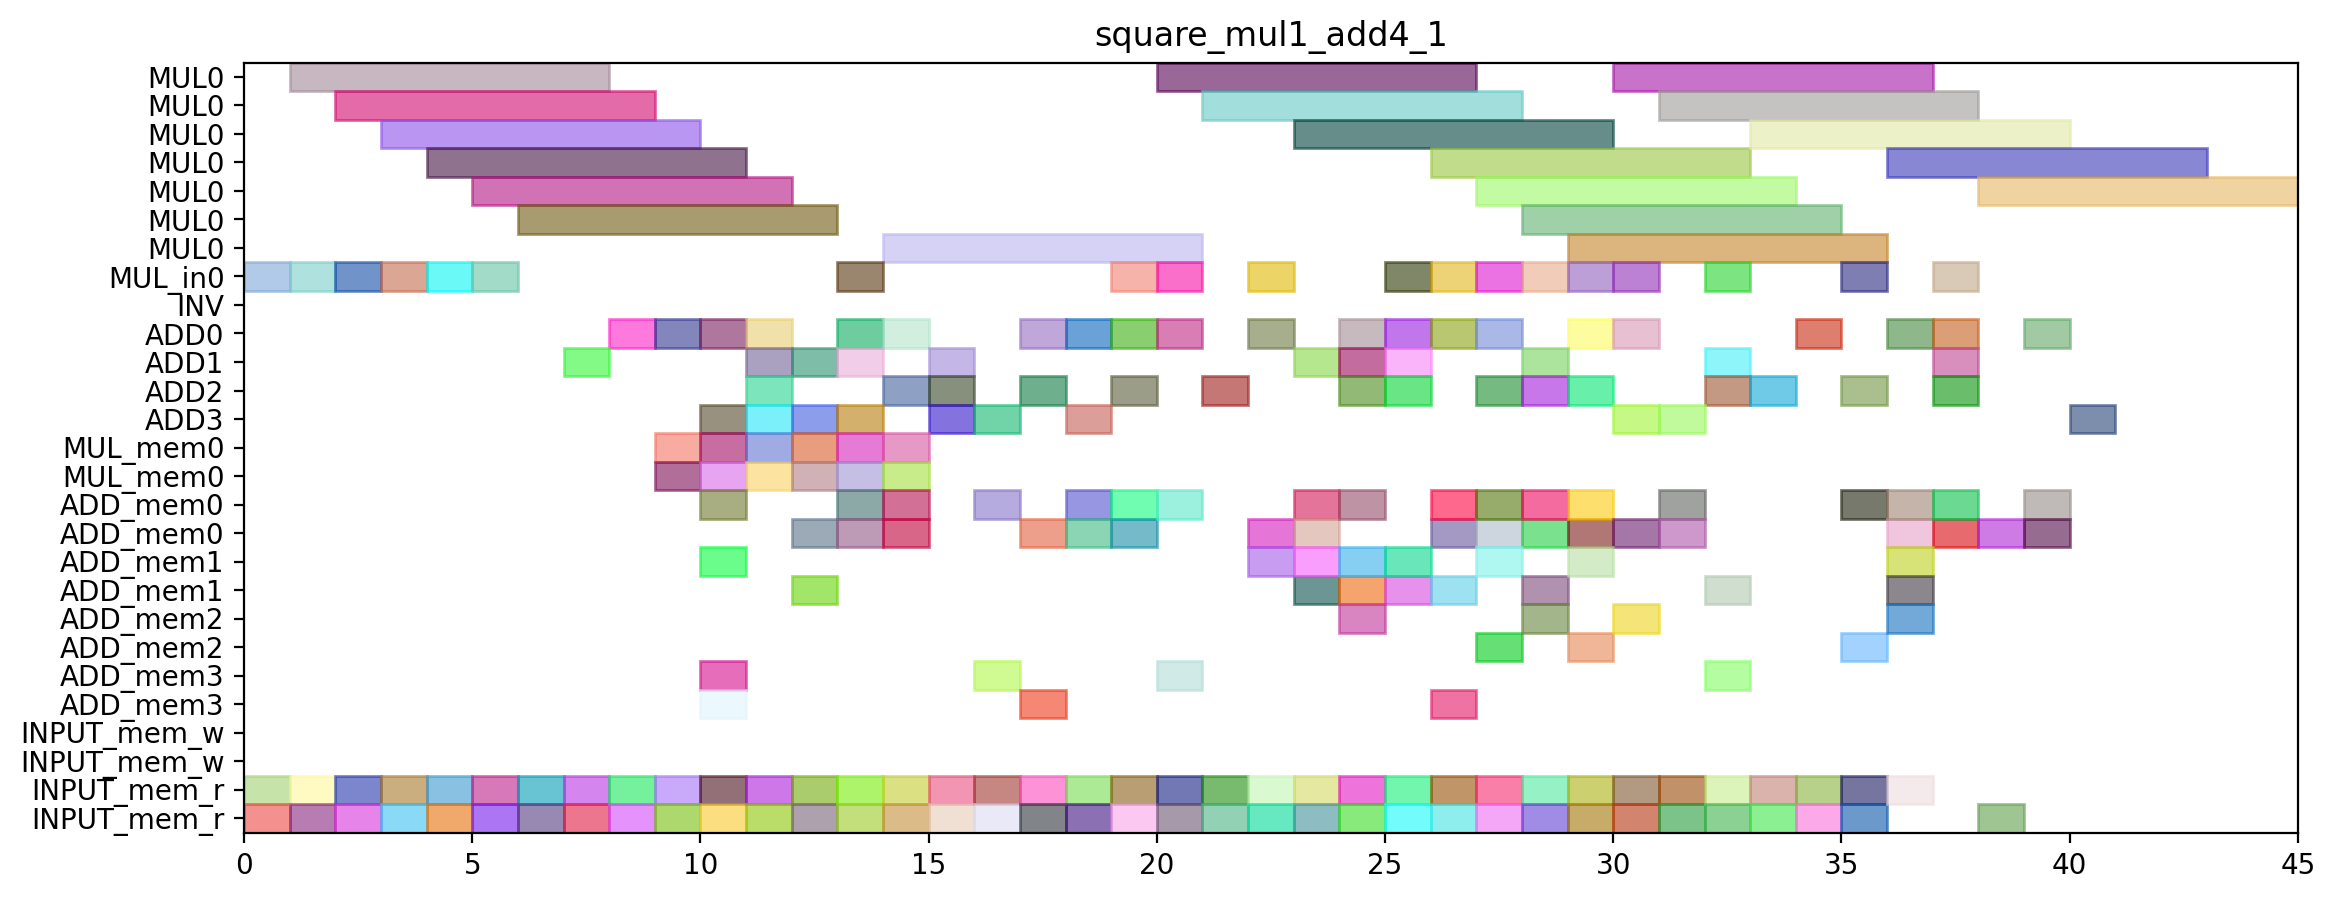

Write the Python code that produced this figure.
from pyschedule import Scenario, solvers, plotters, alt

def solve_square_mul1_add4_1(ConstStep, ExpStep):
	horizon = 127
	S=Scenario("square_mul1_add4_1",horizon = horizon)

	# resource
	MUL = S.Resources('MUL', num=1, size=7)
	MUL_in = S.Resources('MUL_in', num=1)
	INV = S.Resource('INV')
	ADD = S.Resources('ADD', num=4, periods=range(1, horizon))
	MUL_mem = S.Resources('MUL_mem', num=1, size=2)
	ADD_mem = S.Resources('ADD_mem', num=4, size=2)
	INPUT_mem_w = S.Resource('INPUT_mem_w', size=2)
	INPUT_mem_r = S.Resource('INPUT_mem_r', size=2)

	# result of previous scheduling
	T8_1T0_in = S.Task('T8_1T0_in', length=1, delay_cost=1)
	S += T8_1T0_in >= 0
	T8_1T0_in += MUL_in[0]

	T8_1T0_mem0 = S.Task('T8_1T0_mem0', length=1, delay_cost=1)
	S += T8_1T0_mem0 >= 0
	T8_1T0_mem0 += INPUT_mem_r

	T8_1T0_mem1 = S.Task('T8_1T0_mem1', length=1, delay_cost=1)
	S += T8_1T0_mem1 >= 0
	T8_1T0_mem1 += INPUT_mem_r

	T7_T1_in = S.Task('T7_T1_in', length=1, delay_cost=1)
	S += T7_T1_in >= 1
	T7_T1_in += MUL_in[0]

	T7_T1_mem0 = S.Task('T7_T1_mem0', length=1, delay_cost=1)
	S += T7_T1_mem0 >= 1
	T7_T1_mem0 += INPUT_mem_r

	T7_T1_mem1 = S.Task('T7_T1_mem1', length=1, delay_cost=1)
	S += T7_T1_mem1 >= 1
	T7_T1_mem1 += INPUT_mem_r

	T8_1T0 = S.Task('T8_1T0', length=7, delay_cost=1)
	S += T8_1T0 >= 1
	T8_1T0 += MUL[0]

	T7_T1 = S.Task('T7_T1', length=7, delay_cost=1)
	S += T7_T1 >= 2
	T7_T1 += MUL[0]

	T8_1T1_in = S.Task('T8_1T1_in', length=1, delay_cost=1)
	S += T8_1T1_in >= 2
	T8_1T1_in += MUL_in[0]

	T8_1T1_mem0 = S.Task('T8_1T1_mem0', length=1, delay_cost=1)
	S += T8_1T1_mem0 >= 2
	T8_1T1_mem0 += INPUT_mem_r

	T8_1T1_mem1 = S.Task('T8_1T1_mem1', length=1, delay_cost=1)
	S += T8_1T1_mem1 >= 2
	T8_1T1_mem1 += INPUT_mem_r

	T7_T0_in = S.Task('T7_T0_in', length=1, delay_cost=1)
	S += T7_T0_in >= 3
	T7_T0_in += MUL_in[0]

	T7_T0_mem0 = S.Task('T7_T0_mem0', length=1, delay_cost=1)
	S += T7_T0_mem0 >= 3
	T7_T0_mem0 += INPUT_mem_r

	T7_T0_mem1 = S.Task('T7_T0_mem1', length=1, delay_cost=1)
	S += T7_T0_mem1 >= 3
	T7_T0_mem1 += INPUT_mem_r

	T8_1T1 = S.Task('T8_1T1', length=7, delay_cost=1)
	S += T8_1T1 >= 3
	T8_1T1 += MUL[0]

	T6_T1_in = S.Task('T6_T1_in', length=1, delay_cost=1)
	S += T6_T1_in >= 4
	T6_T1_in += MUL_in[0]

	T6_T1_mem0 = S.Task('T6_T1_mem0', length=1, delay_cost=1)
	S += T6_T1_mem0 >= 4
	T6_T1_mem0 += INPUT_mem_r

	T6_T1_mem1 = S.Task('T6_T1_mem1', length=1, delay_cost=1)
	S += T6_T1_mem1 >= 4
	T6_T1_mem1 += INPUT_mem_r

	T7_T0 = S.Task('T7_T0', length=7, delay_cost=1)
	S += T7_T0 >= 4
	T7_T0 += MUL[0]

	T6_T0_in = S.Task('T6_T0_in', length=1, delay_cost=1)
	S += T6_T0_in >= 5
	T6_T0_in += MUL_in[0]

	T6_T0_mem0 = S.Task('T6_T0_mem0', length=1, delay_cost=1)
	S += T6_T0_mem0 >= 5
	T6_T0_mem0 += INPUT_mem_r

	T6_T0_mem1 = S.Task('T6_T0_mem1', length=1, delay_cost=1)
	S += T6_T0_mem1 >= 5
	T6_T0_mem1 += INPUT_mem_r

	T6_T1 = S.Task('T6_T1', length=7, delay_cost=1)
	S += T6_T1 >= 5
	T6_T1 += MUL[0]

	T41_mem0 = S.Task('T41_mem0', length=1, delay_cost=1)
	S += T41_mem0 >= 6
	T41_mem0 += INPUT_mem_r

	T41_mem1 = S.Task('T41_mem1', length=1, delay_cost=1)
	S += T41_mem1 >= 6
	T41_mem1 += INPUT_mem_r

	T6_T0 = S.Task('T6_T0', length=7, delay_cost=1)
	S += T6_T0 >= 6
	T6_T0 += MUL[0]

	T41 = S.Task('T41', length=1, delay_cost=1)
	S += T41 >= 7
	T41 += ADD[1]

	T50_mem0 = S.Task('T50_mem0', length=1, delay_cost=1)
	S += T50_mem0 >= 7
	T50_mem0 += INPUT_mem_r

	T50_mem1 = S.Task('T50_mem1', length=1, delay_cost=1)
	S += T50_mem1 >= 7
	T50_mem1 += INPUT_mem_r

	T21_mem0 = S.Task('T21_mem0', length=1, delay_cost=1)
	S += T21_mem0 >= 8
	T21_mem0 += INPUT_mem_r

	T21_mem1 = S.Task('T21_mem1', length=1, delay_cost=1)
	S += T21_mem1 >= 8
	T21_mem1 += INPUT_mem_r

	T50 = S.Task('T50', length=1, delay_cost=1)
	S += T50 >= 8
	T50 += ADD[0]

	T21 = S.Task('T21', length=1, delay_cost=1)
	S += T21 >= 9
	T21 += ADD[0]

	T40_mem0 = S.Task('T40_mem0', length=1, delay_cost=1)
	S += T40_mem0 >= 9
	T40_mem0 += INPUT_mem_r

	T40_mem1 = S.Task('T40_mem1', length=1, delay_cost=1)
	S += T40_mem1 >= 9
	T40_mem1 += INPUT_mem_r

	T40 = S.Task('T40', length=1, delay_cost=1)
	S += T40 >= 10
	T40 += ADD[3]

	T4_10_mem0 = S.Task('T4_10_mem0', length=1, delay_cost=1)
	S += T4_10_mem0 >= 10
	T4_10_mem0 += INPUT_mem_r

	T4_10_mem1 = S.Task('T4_10_mem1', length=1, delay_cost=1)
	S += T4_10_mem1 >= 10
	T4_10_mem1 += INPUT_mem_r

	T4_10 = S.Task('T4_10', length=1, delay_cost=1)
	S += T4_10 >= 11
	T4_10 += ADD[0]

	T4_11_mem0 = S.Task('T4_11_mem0', length=1, delay_cost=1)
	S += T4_11_mem0 >= 11
	T4_11_mem0 += INPUT_mem_r

	T4_11_mem1 = S.Task('T4_11_mem1', length=1, delay_cost=1)
	S += T4_11_mem1 >= 11
	T4_11_mem1 += INPUT_mem_r

	T20_mem0 = S.Task('T20_mem0', length=1, delay_cost=1)
	S += T20_mem0 >= 12
	T20_mem0 += INPUT_mem_r

	T20_mem1 = S.Task('T20_mem1', length=1, delay_cost=1)
	S += T20_mem1 >= 12
	T20_mem1 += INPUT_mem_r

	T4_11 = S.Task('T4_11', length=1, delay_cost=1)
	S += T4_11 >= 12
	T4_11 += ADD[1]

	T10_0_mem0 = S.Task('T10_0_mem0', length=1, delay_cost=1)
	S += T10_0_mem0 >= 13
	T10_0_mem0 += INPUT_mem_r

	T10_0_mem1 = S.Task('T10_0_mem1', length=1, delay_cost=1)
	S += T10_0_mem1 >= 13
	T10_0_mem1 += INPUT_mem_r

	T20 = S.Task('T20', length=1, delay_cost=1)
	S += T20 >= 13
	T20 += ADD[0]

	T10_0 = S.Task('T10_0', length=1, delay_cost=1)
	S += T10_0 >= 14
	T10_0 += ADD[0]

	T5_11_mem0 = S.Task('T5_11_mem0', length=1, delay_cost=1)
	S += T5_11_mem0 >= 14
	T5_11_mem0 += INPUT_mem_r

	T5_11_mem1 = S.Task('T5_11_mem1', length=1, delay_cost=1)
	S += T5_11_mem1 >= 14
	T5_11_mem1 += INPUT_mem_r

	T10_1_mem0 = S.Task('T10_1_mem0', length=1, delay_cost=1)
	S += T10_1_mem0 >= 15
	T10_1_mem0 += INPUT_mem_r

	T10_1_mem1 = S.Task('T10_1_mem1', length=1, delay_cost=1)
	S += T10_1_mem1 >= 15
	T10_1_mem1 += INPUT_mem_r

	T5_11 = S.Task('T5_11', length=1, delay_cost=1)
	S += T5_11 >= 15
	T5_11 += ADD[2]

	T10_1 = S.Task('T10_1', length=1, delay_cost=1)
	S += T10_1 >= 16
	T10_1 += ADD[3]

	T30_mem0 = S.Task('T30_mem0', length=1, delay_cost=1)
	S += T30_mem0 >= 16
	T30_mem0 += INPUT_mem_r

	T30_mem1 = S.Task('T30_mem1', length=1, delay_cost=1)
	S += T30_mem1 >= 16
	T30_mem1 += INPUT_mem_r

	T00_mem0 = S.Task('T00_mem0', length=1, delay_cost=1)
	S += T00_mem0 >= 17
	T00_mem0 += INPUT_mem_r

	T00_mem1 = S.Task('T00_mem1', length=1, delay_cost=1)
	S += T00_mem1 >= 17
	T00_mem1 += INPUT_mem_r

	T30 = S.Task('T30', length=1, delay_cost=1)
	S += T30 >= 17
	T30 += ADD[0]

	T00 = S.Task('T00', length=1, delay_cost=1)
	S += T00 >= 18
	T00 += ADD[0]

	T3_0_mem0 = S.Task('T3_0_mem0', length=1, delay_cost=1)
	S += T3_0_mem0 >= 18
	T3_0_mem0 += INPUT_mem_r

	T3_0_mem1 = S.Task('T3_0_mem1', length=1, delay_cost=1)
	S += T3_0_mem1 >= 18
	T3_0_mem1 += INPUT_mem_r

	T3_0 = S.Task('T3_0', length=1, delay_cost=1)
	S += T3_0 >= 19
	T3_0 += ADD[0]

	T9_31_mem0 = S.Task('T9_31_mem0', length=1, delay_cost=1)
	S += T9_31_mem0 >= 19
	T9_31_mem0 += INPUT_mem_r

	T9_31_mem1 = S.Task('T9_31_mem1', length=1, delay_cost=1)
	S += T9_31_mem1 >= 19
	T9_31_mem1 += INPUT_mem_r

	T8_1T3_mem0 = S.Task('T8_1T3_mem0', length=1, delay_cost=1)
	S += T8_1T3_mem0 >= 20
	T8_1T3_mem0 += INPUT_mem_r

	T8_1T3_mem1 = S.Task('T8_1T3_mem1', length=1, delay_cost=1)
	S += T8_1T3_mem1 >= 20
	T8_1T3_mem1 += INPUT_mem_r

	T9_31 = S.Task('T9_31', length=1, delay_cost=1)
	S += T9_31 >= 20
	T9_31 += ADD[0]

	T3_1_mem0 = S.Task('T3_1_mem0', length=1, delay_cost=1)
	S += T3_1_mem0 >= 21
	T3_1_mem0 += INPUT_mem_r

	T3_1_mem1 = S.Task('T3_1_mem1', length=1, delay_cost=1)
	S += T3_1_mem1 >= 21
	T3_1_mem1 += INPUT_mem_r

	T8_1T3 = S.Task('T8_1T3', length=1, delay_cost=1)
	S += T8_1T3 >= 21
	T8_1T3 += ADD[2]

	T31_mem0 = S.Task('T31_mem0', length=1, delay_cost=1)
	S += T31_mem0 >= 22
	T31_mem0 += INPUT_mem_r

	T31_mem1 = S.Task('T31_mem1', length=1, delay_cost=1)
	S += T31_mem1 >= 22
	T31_mem1 += INPUT_mem_r

	T3_1 = S.Task('T3_1', length=1, delay_cost=1)
	S += T3_1 >= 22
	T3_1 += ADD[0]

	T31 = S.Task('T31', length=1, delay_cost=1)
	S += T31 >= 23
	T31 += ADD[1]

	T5_10_mem0 = S.Task('T5_10_mem0', length=1, delay_cost=1)
	S += T5_10_mem0 >= 23
	T5_10_mem0 += INPUT_mem_r

	T5_10_mem1 = S.Task('T5_10_mem1', length=1, delay_cost=1)
	S += T5_10_mem1 >= 23
	T5_10_mem1 += INPUT_mem_r

	T11_mem0 = S.Task('T11_mem0', length=1, delay_cost=1)
	S += T11_mem0 >= 24
	T11_mem0 += INPUT_mem_r

	T11_mem1 = S.Task('T11_mem1', length=1, delay_cost=1)
	S += T11_mem1 >= 24
	T11_mem1 += INPUT_mem_r

	T5_10 = S.Task('T5_10', length=1, delay_cost=1)
	S += T5_10 >= 24
	T5_10 += ADD[1]

	T10_mem0 = S.Task('T10_mem0', length=1, delay_cost=1)
	S += T10_mem0 >= 25
	T10_mem0 += INPUT_mem_r

	T10_mem1 = S.Task('T10_mem1', length=1, delay_cost=1)
	S += T10_mem1 >= 25
	T10_mem1 += INPUT_mem_r

	T11 = S.Task('T11', length=1, delay_cost=1)
	S += T11 >= 25
	T11 += ADD[1]

	T10 = S.Task('T10', length=1, delay_cost=1)
	S += T10 >= 26
	T10 += ADD[0]

	T9_30_mem0 = S.Task('T9_30_mem0', length=1, delay_cost=1)
	S += T9_30_mem0 >= 26
	T9_30_mem0 += INPUT_mem_r

	T9_30_mem1 = S.Task('T9_30_mem1', length=1, delay_cost=1)
	S += T9_30_mem1 >= 26
	T9_30_mem1 += INPUT_mem_r

	T8_1T2_mem0 = S.Task('T8_1T2_mem0', length=1, delay_cost=1)
	S += T8_1T2_mem0 >= 27
	T8_1T2_mem0 += INPUT_mem_r

	T8_1T2_mem1 = S.Task('T8_1T2_mem1', length=1, delay_cost=1)
	S += T8_1T2_mem1 >= 27
	T8_1T2_mem1 += INPUT_mem_r

	T9_30 = S.Task('T9_30', length=1, delay_cost=1)
	S += T9_30 >= 27
	T9_30 += ADD[2]

	T4_20_mem0 = S.Task('T4_20_mem0', length=1, delay_cost=1)
	S += T4_20_mem0 >= 28
	T4_20_mem0 += INPUT_mem_r

	T4_20_mem1 = S.Task('T4_20_mem1', length=1, delay_cost=1)
	S += T4_20_mem1 >= 28
	T4_20_mem1 += INPUT_mem_r

	T8_1T2 = S.Task('T8_1T2', length=1, delay_cost=1)
	S += T8_1T2 >= 28
	T8_1T2 += ADD[1]

	T4_20 = S.Task('T4_20', length=1, delay_cost=1)
	S += T4_20 >= 29
	T4_20 += ADD[0]

	T4_21_mem0 = S.Task('T4_21_mem0', length=1, delay_cost=1)
	S += T4_21_mem0 >= 29
	T4_21_mem0 += INPUT_mem_r

	T4_21_mem1 = S.Task('T4_21_mem1', length=1, delay_cost=1)
	S += T4_21_mem1 >= 29
	T4_21_mem1 += INPUT_mem_r

	T4_21 = S.Task('T4_21', length=1, delay_cost=1)
	S += T4_21 >= 30
	T4_21 += ADD[0]

	T7_T3_mem0 = S.Task('T7_T3_mem0', length=1, delay_cost=1)
	S += T7_T3_mem0 >= 30
	T7_T3_mem0 += INPUT_mem_r

	T7_T3_mem1 = S.Task('T7_T3_mem1', length=1, delay_cost=1)
	S += T7_T3_mem1 >= 30
	T7_T3_mem1 += INPUT_mem_r

	T7_T2_mem0 = S.Task('T7_T2_mem0', length=1, delay_cost=1)
	S += T7_T2_mem0 >= 31
	T7_T2_mem0 += INPUT_mem_r

	T7_T2_mem1 = S.Task('T7_T2_mem1', length=1, delay_cost=1)
	S += T7_T2_mem1 >= 31
	T7_T2_mem1 += INPUT_mem_r

	T7_T3 = S.Task('T7_T3', length=1, delay_cost=1)
	S += T7_T3 >= 31
	T7_T3 += ADD[3]

	T01_mem0 = S.Task('T01_mem0', length=1, delay_cost=1)
	S += T01_mem0 >= 32
	T01_mem0 += INPUT_mem_r

	T01_mem1 = S.Task('T01_mem1', length=1, delay_cost=1)
	S += T01_mem1 >= 32
	T01_mem1 += INPUT_mem_r

	T7_T2 = S.Task('T7_T2', length=1, delay_cost=1)
	S += T7_T2 >= 32
	T7_T2 += ADD[1]

	T01 = S.Task('T01', length=1, delay_cost=1)
	S += T01 >= 33
	T01 += ADD[2]

	T6_T3_mem0 = S.Task('T6_T3_mem0', length=1, delay_cost=1)
	S += T6_T3_mem0 >= 33
	T6_T3_mem0 += INPUT_mem_r

	T6_T3_mem1 = S.Task('T6_T3_mem1', length=1, delay_cost=1)
	S += T6_T3_mem1 >= 33
	T6_T3_mem1 += INPUT_mem_r

	T6_T2_mem0 = S.Task('T6_T2_mem0', length=1, delay_cost=1)
	S += T6_T2_mem0 >= 34
	T6_T2_mem0 += INPUT_mem_r

	T6_T2_mem1 = S.Task('T6_T2_mem1', length=1, delay_cost=1)
	S += T6_T2_mem1 >= 34
	T6_T2_mem1 += INPUT_mem_r

	T6_T3 = S.Task('T6_T3', length=1, delay_cost=1)
	S += T6_T3 >= 34
	T6_T3 += ADD[0]

	T51_mem0 = S.Task('T51_mem0', length=1, delay_cost=1)
	S += T51_mem0 >= 35
	T51_mem0 += INPUT_mem_r

	T51_mem1 = S.Task('T51_mem1', length=1, delay_cost=1)
	S += T51_mem1 >= 35
	T51_mem1 += INPUT_mem_r

	T6_T2 = S.Task('T6_T2', length=1, delay_cost=1)
	S += T6_T2 >= 35
	T6_T2 += ADD[2]

	T51 = S.Task('T51', length=1, delay_cost=1)
	S += T51 >= 36
	T51 += ADD[0]


	# new tasks
	T0_0 = S.Task('T0_0', length=1, delay_cost=1)
	T0_0 += alt(ADD)

	T0_0_mem0 = S.Task('T0_0_mem0', length=1, delay_cost=1)
	T0_0_mem0 += INPUT_mem_r
	S += T0_0_mem0<=T0_0

	T0_0_mem1 = S.Task('T0_0_mem1', length=1, delay_cost=1)
	T0_0_mem1 += ADD_mem[0]
	S += 18<T0_0_mem1
	S += T0_0_mem1<=T0_0

	T0_1 = S.Task('T0_1', length=1, delay_cost=1)
	T0_1 += alt(ADD)

	T0_1_mem0 = S.Task('T0_1_mem0', length=1, delay_cost=1)
	T0_1_mem0 += INPUT_mem_r
	S += T0_1_mem0<=T0_1

	T0_1_mem1 = S.Task('T0_1_mem1', length=1, delay_cost=1)
	T0_1_mem1 += ADD_mem[2]
	S += 33<T0_1_mem1
	S += T0_1_mem1<=T0_1

	T6T3 = S.Task('T6T3', length=1, delay_cost=1)
	T6T3 += alt(ADD)

	T6T3_mem0 = S.Task('T6T3_mem0', length=1, delay_cost=1)
	T6T3_mem0 += ADD_mem[0]
	S += 17<T6T3_mem0
	S += T6T3_mem0<=T6T3

	T6T3_mem1 = S.Task('T6T3_mem1', length=1, delay_cost=1)
	T6T3_mem1 += ADD_mem[1]
	S += 23<T6T3_mem1
	S += T6T3_mem1<=T6T3

	T7T0_in = S.Task('T7T0_in', length=1, delay_cost=1)
	T7T0_in += alt(MUL_in)
	T7T0 = S.Task('T7T0', length=7, delay_cost=1)
	T7T0 += alt(MUL)
	S+=T7T0>=T7T0_in

	T7T0_mem0 = S.Task('T7T0_mem0', length=1, delay_cost=1)
	T7T0_mem0 += ADD_mem[0]
	S += 26<T7T0_mem0
	S += T7T0_mem0<=T7T0

	T7T0_mem1 = S.Task('T7T0_mem1', length=1, delay_cost=1)
	T7T0_mem1 += ADD_mem[3]
	S += 10<T7T0_mem1
	S += T7T0_mem1<=T7T0

	T7T1_in = S.Task('T7T1_in', length=1, delay_cost=1)
	T7T1_in += alt(MUL_in)
	T7T1 = S.Task('T7T1', length=7, delay_cost=1)
	T7T1 += alt(MUL)
	S+=T7T1>=T7T1_in

	T7T1_mem0 = S.Task('T7T1_mem0', length=1, delay_cost=1)
	T7T1_mem0 += ADD_mem[1]
	S += 25<T7T1_mem0
	S += T7T1_mem0<=T7T1

	T7T1_mem1 = S.Task('T7T1_mem1', length=1, delay_cost=1)
	T7T1_mem1 += ADD_mem[1]
	S += 7<T7T1_mem1
	S += T7T1_mem1<=T7T1

	T7T2 = S.Task('T7T2', length=1, delay_cost=1)
	T7T2 += alt(ADD)

	T7T2_mem0 = S.Task('T7T2_mem0', length=1, delay_cost=1)
	T7T2_mem0 += ADD_mem[0]
	S += 26<T7T2_mem0
	S += T7T2_mem0<=T7T2

	T7T2_mem1 = S.Task('T7T2_mem1', length=1, delay_cost=1)
	T7T2_mem1 += ADD_mem[1]
	S += 25<T7T2_mem1
	S += T7T2_mem1<=T7T2

	T7T3 = S.Task('T7T3', length=1, delay_cost=1)
	T7T3 += alt(ADD)

	T7T3_mem0 = S.Task('T7T3_mem0', length=1, delay_cost=1)
	T7T3_mem0 += ADD_mem[3]
	S += 10<T7T3_mem0
	S += T7T3_mem0<=T7T3

	T7T3_mem1 = S.Task('T7T3_mem1', length=1, delay_cost=1)
	T7T3_mem1 += ADD_mem[1]
	S += 7<T7T3_mem1
	S += T7T3_mem1<=T7T3

	T8T0_in = S.Task('T8T0_in', length=1, delay_cost=1)
	T8T0_in += alt(MUL_in)
	T8T0 = S.Task('T8T0', length=7, delay_cost=1)
	T8T0 += alt(MUL)
	S+=T8T0>=T8T0_in

	T8T0_mem0 = S.Task('T8T0_mem0', length=1, delay_cost=1)
	T8T0_mem0 += ADD_mem[0]
	S += 13<T8T0_mem0
	S += T8T0_mem0<=T8T0

	T8T0_mem1 = S.Task('T8T0_mem1', length=1, delay_cost=1)
	T8T0_mem1 += ADD_mem[0]
	S += 8<T8T0_mem1
	S += T8T0_mem1<=T8T0

	T8T1_in = S.Task('T8T1_in', length=1, delay_cost=1)
	T8T1_in += alt(MUL_in)
	T8T1 = S.Task('T8T1', length=7, delay_cost=1)
	T8T1 += alt(MUL)
	S+=T8T1>=T8T1_in

	T8T1_mem0 = S.Task('T8T1_mem0', length=1, delay_cost=1)
	T8T1_mem0 += ADD_mem[0]
	S += 9<T8T1_mem0
	S += T8T1_mem0<=T8T1

	T8T1_mem1 = S.Task('T8T1_mem1', length=1, delay_cost=1)
	T8T1_mem1 += ADD_mem[0]
	S += 36<T8T1_mem1
	S += T8T1_mem1<=T8T1

	T8T2 = S.Task('T8T2', length=1, delay_cost=1)
	T8T2 += alt(ADD)

	T8T2_mem0 = S.Task('T8T2_mem0', length=1, delay_cost=1)
	T8T2_mem0 += ADD_mem[0]
	S += 13<T8T2_mem0
	S += T8T2_mem0<=T8T2

	T8T2_mem1 = S.Task('T8T2_mem1', length=1, delay_cost=1)
	T8T2_mem1 += ADD_mem[0]
	S += 9<T8T2_mem1
	S += T8T2_mem1<=T8T2

	T8T3 = S.Task('T8T3', length=1, delay_cost=1)
	T8T3 += alt(ADD)

	T8T3_mem0 = S.Task('T8T3_mem0', length=1, delay_cost=1)
	T8T3_mem0 += ADD_mem[0]
	S += 8<T8T3_mem0
	S += T8T3_mem0<=T8T3

	T8T3_mem1 = S.Task('T8T3_mem1', length=1, delay_cost=1)
	T8T3_mem1 += ADD_mem[0]
	S += 36<T8T3_mem1
	S += T8T3_mem1<=T8T3

	T100 = S.Task('T100', length=1, delay_cost=1)
	T100 += alt(ADD)

	T100_mem0 = S.Task('T100_mem0', length=1, delay_cost=1)
	T100_mem0 += ADD_mem[0]
	S += 17<T100_mem0
	S += T100_mem0<=T100

	T100_mem1 = S.Task('T100_mem1', length=1, delay_cost=1)
	T100_mem1 += ADD_mem[3]
	S += 10<T100_mem1
	S += T100_mem1<=T100

	T101 = S.Task('T101', length=1, delay_cost=1)
	T101 += alt(ADD)

	T101_mem0 = S.Task('T101_mem0', length=1, delay_cost=1)
	T101_mem0 += ADD_mem[1]
	S += 23<T101_mem0
	S += T101_mem0<=T101

	T101_mem1 = S.Task('T101_mem1', length=1, delay_cost=1)
	T101_mem1 += ADD_mem[1]
	S += 7<T101_mem1
	S += T101_mem1<=T101

	T1_0 = S.Task('T1_0', length=1, delay_cost=1)
	T1_0 += alt(ADD)

	T1_0_mem0 = S.Task('T1_0_mem0', length=1, delay_cost=1)
	T1_0_mem0 += ADD_mem[0]
	S += 26<T1_0_mem0
	S += T1_0_mem0<=T1_0

	T1_0_mem1 = S.Task('T1_0_mem1', length=1, delay_cost=1)
	T1_0_mem1 += ADD_mem[0]
	S += 13<T1_0_mem1
	S += T1_0_mem1<=T1_0

	T1_1 = S.Task('T1_1', length=1, delay_cost=1)
	T1_1 += alt(ADD)

	T1_1_mem0 = S.Task('T1_1_mem0', length=1, delay_cost=1)
	T1_1_mem0 += ADD_mem[1]
	S += 25<T1_1_mem0
	S += T1_1_mem0<=T1_1

	T1_1_mem1 = S.Task('T1_1_mem1', length=1, delay_cost=1)
	T1_1_mem1 += ADD_mem[0]
	S += 9<T1_1_mem1
	S += T1_1_mem1<=T1_1

	T4_0 = S.Task('T4_0', length=1, delay_cost=1)
	T4_0 += alt(ADD)

	T4_0_mem0 = S.Task('T4_0_mem0', length=1, delay_cost=1)
	T4_0_mem0 += ADD_mem[3]
	S += 10<T4_0_mem0
	S += T4_0_mem0<=T4_0

	T4_0_mem1 = S.Task('T4_0_mem1', length=1, delay_cost=1)
	T4_0_mem1 += ADD_mem[0]
	S += 8<T4_0_mem1
	S += T4_0_mem1<=T4_0

	T4_1 = S.Task('T4_1', length=1, delay_cost=1)
	T4_1 += alt(ADD)

	T4_1_mem0 = S.Task('T4_1_mem0', length=1, delay_cost=1)
	T4_1_mem0 += ADD_mem[1]
	S += 7<T4_1_mem0
	S += T4_1_mem0<=T4_1

	T4_1_mem1 = S.Task('T4_1_mem1', length=1, delay_cost=1)
	T4_1_mem1 += ADD_mem[0]
	S += 36<T4_1_mem1
	S += T4_1_mem1<=T4_1

	T5_0 = S.Task('T5_0', length=1, delay_cost=1)
	T5_0 += alt(ADD)

	T5_0_mem0 = S.Task('T5_0_mem0', length=1, delay_cost=1)
	T5_0_mem0 += ADD_mem[0]
	S += 17<T5_0_mem0
	S += T5_0_mem0<=T5_0

	T5_0_mem1 = S.Task('T5_0_mem1', length=1, delay_cost=1)
	T5_0_mem1 += ADD_mem[0]
	S += 8<T5_0_mem1
	S += T5_0_mem1<=T5_0

	T5_1 = S.Task('T5_1', length=1, delay_cost=1)
	T5_1 += alt(ADD)

	T5_1_mem0 = S.Task('T5_1_mem0', length=1, delay_cost=1)
	T5_1_mem0 += ADD_mem[1]
	S += 23<T5_1_mem0
	S += T5_1_mem0<=T5_1

	T5_1_mem1 = S.Task('T5_1_mem1', length=1, delay_cost=1)
	T5_1_mem1 += ADD_mem[0]
	S += 36<T5_1_mem1
	S += T5_1_mem1<=T5_1

	T6_T4_in = S.Task('T6_T4_in', length=1, delay_cost=1)
	T6_T4_in += alt(MUL_in)
	T6_T4 = S.Task('T6_T4', length=7, delay_cost=1)
	T6_T4 += alt(MUL)
	S+=T6_T4>=T6_T4_in

	T6_T4_mem0 = S.Task('T6_T4_mem0', length=1, delay_cost=1)
	T6_T4_mem0 += ADD_mem[2]
	S += 35<T6_T4_mem0
	S += T6_T4_mem0<=T6_T4

	T6_T4_mem1 = S.Task('T6_T4_mem1', length=1, delay_cost=1)
	T6_T4_mem1 += ADD_mem[0]
	S += 34<T6_T4_mem1
	S += T6_T4_mem1<=T6_T4

	T6_T5 = S.Task('T6_T5', length=1, delay_cost=1)
	T6_T5 += alt(ADD)

	T6_T5_mem0 = S.Task('T6_T5_mem0', length=1, delay_cost=1)
	T6_T5_mem0 += MUL_mem[0]
	S += 12<T6_T5_mem0
	S += T6_T5_mem0<=T6_T5

	T6_T5_mem1 = S.Task('T6_T5_mem1', length=1, delay_cost=1)
	T6_T5_mem1 += MUL_mem[0]
	S += 11<T6_T5_mem1
	S += T6_T5_mem1<=T6_T5

	T6_0 = S.Task('T6_0', length=1, delay_cost=1)
	T6_0 += alt(ADD)

	T6_0_mem0 = S.Task('T6_0_mem0', length=1, delay_cost=1)
	T6_0_mem0 += MUL_mem[0]
	S += 12<T6_0_mem0
	S += T6_0_mem0<=T6_0

	T6_0_mem1 = S.Task('T6_0_mem1', length=1, delay_cost=1)
	T6_0_mem1 += MUL_mem[0]
	S += 11<T6_0_mem1
	S += T6_0_mem1<=T6_0

	T7_T4_in = S.Task('T7_T4_in', length=1, delay_cost=1)
	T7_T4_in += alt(MUL_in)
	T7_T4 = S.Task('T7_T4', length=7, delay_cost=1)
	T7_T4 += alt(MUL)
	S+=T7_T4>=T7_T4_in

	T7_T4_mem0 = S.Task('T7_T4_mem0', length=1, delay_cost=1)
	T7_T4_mem0 += ADD_mem[1]
	S += 32<T7_T4_mem0
	S += T7_T4_mem0<=T7_T4

	T7_T4_mem1 = S.Task('T7_T4_mem1', length=1, delay_cost=1)
	T7_T4_mem1 += ADD_mem[3]
	S += 31<T7_T4_mem1
	S += T7_T4_mem1<=T7_T4

	T7_T5 = S.Task('T7_T5', length=1, delay_cost=1)
	T7_T5 += alt(ADD)

	T7_T5_mem0 = S.Task('T7_T5_mem0', length=1, delay_cost=1)
	T7_T5_mem0 += MUL_mem[0]
	S += 10<T7_T5_mem0
	S += T7_T5_mem0<=T7_T5

	T7_T5_mem1 = S.Task('T7_T5_mem1', length=1, delay_cost=1)
	T7_T5_mem1 += MUL_mem[0]
	S += 8<T7_T5_mem1
	S += T7_T5_mem1<=T7_T5

	T7_0 = S.Task('T7_0', length=1, delay_cost=1)
	T7_0 += alt(ADD)

	T7_0_mem0 = S.Task('T7_0_mem0', length=1, delay_cost=1)
	T7_0_mem0 += MUL_mem[0]
	S += 10<T7_0_mem0
	S += T7_0_mem0<=T7_0

	T7_0_mem1 = S.Task('T7_0_mem1', length=1, delay_cost=1)
	T7_0_mem1 += MUL_mem[0]
	S += 8<T7_0_mem1
	S += T7_0_mem1<=T7_0

	T8_1T4_in = S.Task('T8_1T4_in', length=1, delay_cost=1)
	T8_1T4_in += alt(MUL_in)
	T8_1T4 = S.Task('T8_1T4', length=7, delay_cost=1)
	T8_1T4 += alt(MUL)
	S+=T8_1T4>=T8_1T4_in

	T8_1T4_mem0 = S.Task('T8_1T4_mem0', length=1, delay_cost=1)
	T8_1T4_mem0 += ADD_mem[1]
	S += 28<T8_1T4_mem0
	S += T8_1T4_mem0<=T8_1T4

	T8_1T4_mem1 = S.Task('T8_1T4_mem1', length=1, delay_cost=1)
	T8_1T4_mem1 += ADD_mem[2]
	S += 21<T8_1T4_mem1
	S += T8_1T4_mem1<=T8_1T4

	T8_1T5 = S.Task('T8_1T5', length=1, delay_cost=1)
	T8_1T5 += alt(ADD)

	T8_1T5_mem0 = S.Task('T8_1T5_mem0', length=1, delay_cost=1)
	T8_1T5_mem0 += MUL_mem[0]
	S += 7<T8_1T5_mem0
	S += T8_1T5_mem0<=T8_1T5

	T8_1T5_mem1 = S.Task('T8_1T5_mem1', length=1, delay_cost=1)
	T8_1T5_mem1 += MUL_mem[0]
	S += 9<T8_1T5_mem1
	S += T8_1T5_mem1<=T8_1T5

	T8_10 = S.Task('T8_10', length=1, delay_cost=1)
	T8_10 += alt(ADD)

	T8_10_mem0 = S.Task('T8_10_mem0', length=1, delay_cost=1)
	T8_10_mem0 += MUL_mem[0]
	S += 7<T8_10_mem0
	S += T8_10_mem0<=T8_10

	T8_10_mem1 = S.Task('T8_10_mem1', length=1, delay_cost=1)
	T8_10_mem1 += MUL_mem[0]
	S += 9<T8_10_mem1
	S += T8_10_mem1<=T8_10

	T9_4T0_in = S.Task('T9_4T0_in', length=1, delay_cost=1)
	T9_4T0_in += alt(MUL_in)
	T9_4T0 = S.Task('T9_4T0', length=7, delay_cost=1)
	T9_4T0 += alt(MUL)
	S+=T9_4T0>=T9_4T0_in

	T9_4T0_mem0 = S.Task('T9_4T0_mem0', length=1, delay_cost=1)
	T9_4T0_mem0 += ADD_mem[2]
	S += 27<T9_4T0_mem0
	S += T9_4T0_mem0<=T9_4T0

	T9_4T0_mem1 = S.Task('T9_4T0_mem1', length=1, delay_cost=1)
	T9_4T0_mem1 += ADD_mem[0]
	S += 14<T9_4T0_mem1
	S += T9_4T0_mem1<=T9_4T0

	T9_4T1_in = S.Task('T9_4T1_in', length=1, delay_cost=1)
	T9_4T1_in += alt(MUL_in)
	T9_4T1 = S.Task('T9_4T1', length=7, delay_cost=1)
	T9_4T1 += alt(MUL)
	S+=T9_4T1>=T9_4T1_in

	T9_4T1_mem0 = S.Task('T9_4T1_mem0', length=1, delay_cost=1)
	T9_4T1_mem0 += ADD_mem[0]
	S += 20<T9_4T1_mem0
	S += T9_4T1_mem0<=T9_4T1

	T9_4T1_mem1 = S.Task('T9_4T1_mem1', length=1, delay_cost=1)
	T9_4T1_mem1 += ADD_mem[3]
	S += 16<T9_4T1_mem1
	S += T9_4T1_mem1<=T9_4T1

	T9_4T2 = S.Task('T9_4T2', length=1, delay_cost=1)
	T9_4T2 += alt(ADD)

	T9_4T2_mem0 = S.Task('T9_4T2_mem0', length=1, delay_cost=1)
	T9_4T2_mem0 += ADD_mem[2]
	S += 27<T9_4T2_mem0
	S += T9_4T2_mem0<=T9_4T2

	T9_4T2_mem1 = S.Task('T9_4T2_mem1', length=1, delay_cost=1)
	T9_4T2_mem1 += ADD_mem[0]
	S += 20<T9_4T2_mem1
	S += T9_4T2_mem1<=T9_4T2

	T9_4T3 = S.Task('T9_4T3', length=1, delay_cost=1)
	T9_4T3 += alt(ADD)

	T9_4T3_mem0 = S.Task('T9_4T3_mem0', length=1, delay_cost=1)
	T9_4T3_mem0 += ADD_mem[0]
	S += 14<T9_4T3_mem0
	S += T9_4T3_mem0<=T9_4T3

	T9_4T3_mem1 = S.Task('T9_4T3_mem1', length=1, delay_cost=1)
	T9_4T3_mem1 += ADD_mem[3]
	S += 16<T9_4T3_mem1
	S += T9_4T3_mem1<=T9_4T3

	T3_1T0_in = S.Task('T3_1T0_in', length=1, delay_cost=1)
	T3_1T0_in += alt(MUL_in)
	T3_1T0 = S.Task('T3_1T0', length=7, delay_cost=1)
	T3_1T0 += alt(MUL)
	S+=T3_1T0>=T3_1T0_in

	T3_1T0_mem0 = S.Task('T3_1T0_mem0', length=1, delay_cost=1)
	T3_1T0_mem0 += ADD_mem[0]
	S += 19<T3_1T0_mem0
	S += T3_1T0_mem0<=T3_1T0

	T3_1T0_mem1 = S.Task('T3_1T0_mem1', length=1, delay_cost=1)
	T3_1T0_mem1 += ADD_mem[0]
	S += 11<T3_1T0_mem1
	S += T3_1T0_mem1<=T3_1T0

	T3_1T1_in = S.Task('T3_1T1_in', length=1, delay_cost=1)
	T3_1T1_in += alt(MUL_in)
	T3_1T1 = S.Task('T3_1T1', length=7, delay_cost=1)
	T3_1T1 += alt(MUL)
	S+=T3_1T1>=T3_1T1_in

	T3_1T1_mem0 = S.Task('T3_1T1_mem0', length=1, delay_cost=1)
	T3_1T1_mem0 += ADD_mem[0]
	S += 22<T3_1T1_mem0
	S += T3_1T1_mem0<=T3_1T1

	T3_1T1_mem1 = S.Task('T3_1T1_mem1', length=1, delay_cost=1)
	T3_1T1_mem1 += ADD_mem[1]
	S += 12<T3_1T1_mem1
	S += T3_1T1_mem1<=T3_1T1

	T3_1T2 = S.Task('T3_1T2', length=1, delay_cost=1)
	T3_1T2 += alt(ADD)

	T3_1T2_mem0 = S.Task('T3_1T2_mem0', length=1, delay_cost=1)
	T3_1T2_mem0 += ADD_mem[0]
	S += 19<T3_1T2_mem0
	S += T3_1T2_mem0<=T3_1T2

	T3_1T2_mem1 = S.Task('T3_1T2_mem1', length=1, delay_cost=1)
	T3_1T2_mem1 += ADD_mem[0]
	S += 22<T3_1T2_mem1
	S += T3_1T2_mem1<=T3_1T2

	T3_1T3 = S.Task('T3_1T3', length=1, delay_cost=1)
	T3_1T3 += alt(ADD)

	T3_1T3_mem0 = S.Task('T3_1T3_mem0', length=1, delay_cost=1)
	T3_1T3_mem0 += ADD_mem[0]
	S += 11<T3_1T3_mem0
	S += T3_1T3_mem0<=T3_1T3

	T3_1T3_mem1 = S.Task('T3_1T3_mem1', length=1, delay_cost=1)
	T3_1T3_mem1 += ADD_mem[1]
	S += 12<T3_1T3_mem1
	S += T3_1T3_mem1<=T3_1T3

	T4_3T0_in = S.Task('T4_3T0_in', length=1, delay_cost=1)
	T4_3T0_in += alt(MUL_in)
	T4_3T0 = S.Task('T4_3T0', length=7, delay_cost=1)
	T4_3T0 += alt(MUL)
	S+=T4_3T0>=T4_3T0_in

	T4_3T0_mem0 = S.Task('T4_3T0_mem0', length=1, delay_cost=1)
	T4_3T0_mem0 += ADD_mem[0]
	S += 29<T4_3T0_mem0
	S += T4_3T0_mem0<=T4_3T0

	T4_3T0_mem1 = S.Task('T4_3T0_mem1', length=1, delay_cost=1)
	T4_3T0_mem1 += ADD_mem[1]
	S += 24<T4_3T0_mem1
	S += T4_3T0_mem1<=T4_3T0

	T4_3T1_in = S.Task('T4_3T1_in', length=1, delay_cost=1)
	T4_3T1_in += alt(MUL_in)
	T4_3T1 = S.Task('T4_3T1', length=7, delay_cost=1)
	T4_3T1 += alt(MUL)
	S+=T4_3T1>=T4_3T1_in

	T4_3T1_mem0 = S.Task('T4_3T1_mem0', length=1, delay_cost=1)
	T4_3T1_mem0 += ADD_mem[0]
	S += 30<T4_3T1_mem0
	S += T4_3T1_mem0<=T4_3T1

	T4_3T1_mem1 = S.Task('T4_3T1_mem1', length=1, delay_cost=1)
	T4_3T1_mem1 += ADD_mem[2]
	S += 15<T4_3T1_mem1
	S += T4_3T1_mem1<=T4_3T1

	T4_3T2 = S.Task('T4_3T2', length=1, delay_cost=1)
	T4_3T2 += alt(ADD)

	T4_3T2_mem0 = S.Task('T4_3T2_mem0', length=1, delay_cost=1)
	T4_3T2_mem0 += ADD_mem[0]
	S += 29<T4_3T2_mem0
	S += T4_3T2_mem0<=T4_3T2

	T4_3T2_mem1 = S.Task('T4_3T2_mem1', length=1, delay_cost=1)
	T4_3T2_mem1 += ADD_mem[0]
	S += 30<T4_3T2_mem1
	S += T4_3T2_mem1<=T4_3T2

	T4_3T3 = S.Task('T4_3T3', length=1, delay_cost=1)
	T4_3T3 += alt(ADD)

	T4_3T3_mem0 = S.Task('T4_3T3_mem0', length=1, delay_cost=1)
	T4_3T3_mem0 += ADD_mem[1]
	S += 24<T4_3T3_mem0
	S += T4_3T3_mem0<=T4_3T3

	T4_3T3_mem1 = S.Task('T4_3T3_mem1', length=1, delay_cost=1)
	T4_3T3_mem1 += ADD_mem[2]
	S += 15<T4_3T3_mem1
	S += T4_3T3_mem1<=T4_3T3

	solvers.mip.solve(S,msg=1,kind='CPLEX', time_limit=3600)

	solution = [['hoge']*len(S.solution()[1]) for i in range(len(S.solution()))]
	for i in range(len(S.solution())):
		for j in range(len(S.solution()[i])):
			solution[i][j]=str(S.solution()[i][j])
	print(solution)

	cycles = int(solution[-1][3])

	pic_file_name = "square_mul1_add4/square_mul1_add4_1.png"
	if(S.solution() != []):
		plotters.matplotlib.plot(S,img_filename=pic_file_name, vertical_text=True, fig_size=(cycles*0.25+3, 5), show_task_labels=False)

	return solution

if __name__ == "__main__":
	solution = solve_square_mul1_add4_1(0, 0)
